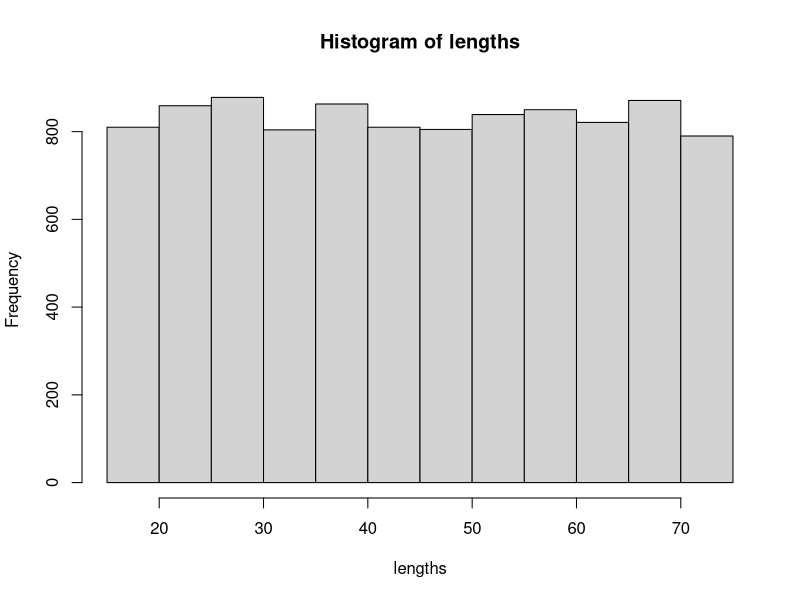
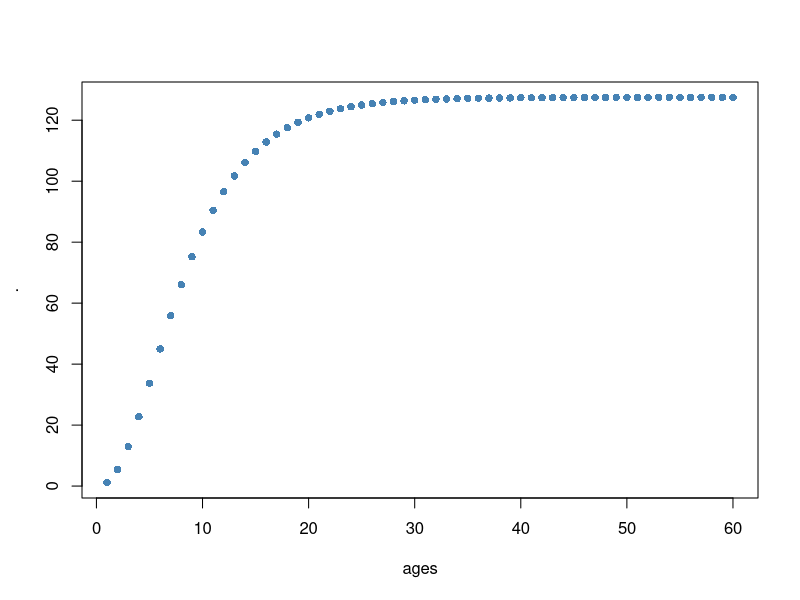

Source code (R) for these figures, in order: (Note: this script raises an error after producing the figures.)
## ---- chunk 1
knitr::opts_chunk$set(echo = TRUE,
                      warning = F,
                      message = F,
                      error = T)
## ---- chunk 2
# This function will not work
LengthWeight <- function(L, a, b){
  W = a * (L ^ b)
}
## ---- chunk 3
LengthWeight(L = 30, a = 0.0002, b = 3.05)
## ---- chunk 4
LengthWeight <- function(L, a, b){
  W = a * (L ^ b)
  return(W)
}

LengthWeight(L = 30, a = 0.0002, b = 3.05)
## ---- chunk 5
LengthWeight <- function(L, a, b){
  a * (L ^ b)
}

LengthWeight(L = 30, a = 0.0002, b = 3.05)
## ---- chunk 6
LengthWeight <- function(L = 30, a = 0.0002, b = 3.05){
  W = a * (L ^ b)
  return(W)
}

LengthWeight()
## ---- chunk 7
LengthWeight(L = 45, a = 0.001, b = 3.1)
## ---- chunk 8
set.seed(43) # Set a random seed to obtain consistent random numbers
lengths <- runif(n = 10000, min = 15, max = 75) # Get 1000 lengths
hist(lengths)
## ---- chunk 9
# WRONG!

ptm <- proc.time()
weights <- numeric(length = 10000)
for (i in 1:10000){
  weights[i] <- LengthWeight(L = lengths[i])
}

# for loops are VERY slow

proc.time() - ptm
## ---- chunk 10
ptm <- proc.time()
weights <- LengthWeight(L = lengths)
proc.time() - ptm
## ---- chunk 11
VonBert <- function(age, k = 0.2, Linfinity = 80, t0 = -0.2){
  length <- Linfinity * (1 - exp(-k * (age - t0)))
  return(length)
}
## ---- chunk 12
VonBert(age = 5)
## ---- chunk 13
length <- VonBert(age = 5)
LengthWeight(L = length)
# I could have saved the above into a variable, but nah
## ---- chunk 14
LengthWeight(L = VonBert(age = 5))
## ---- chunk 15
library(magrittr)

VonBert(age = 5) %>% 
  LengthWeight()
## ---- chunk 16
age <- 5

age %>% 
  VonBert() %>% 
  LengthWeight()
## ---- chunk 17
ages <- 1:60

ages %>% 
  VonBert() %>% 
  LengthWeight() %>% 
  plot(x = ages, type = "p", col = "steelblue", pch = 16)

## ---- chunk 18
AgeSquare <- function(ages){
  nages <- length(ages)
  for (i in 1:nages){
    print(ages[i]^2)
  }
}
## ---- chunk 19
AgeSquare(ages=1:10)
## ---- chunk 20
age2 <- AgeSquare(ages=1:10)
age2
## ---- chunk 21
AgeLengths <- function(ages, k = 0.2, Linfinity = 80, t0 = -0.2){
  nages <- length(ages)
  for (i in 1:nages){
    print(VonBert(ages[i], k = k, Linfinity = Linfinity, t0 = t0))
  }
}
## ---- chunk 22
AgeLengths(ages=1:10)
## ---- chunk 23
AgeLengths <- function(ages, k = 0.2, Linfinity = 80, t0 = -0.2){
    print(VonBert(ages, k = k, Linfinity = Linfinity, t0 - t0))
}
## ---- chunk 24
AgeLengths(ages=1:10)
## ---- chunk 25
lengths <- AgeLengths(ages=1:10)
lengths
## ---- chunk 26
AgeLengths <- function(ages, k = 0.2, Linfinity = 80, t0 = -0.2){
    return(VonBert(ages, k = k, Linfinity = Linfinity, t0 - t0))
}
## ---- chunk 27
AgeLengths(ages=1:10)
## ---- chunk 28
AgeLengthsVec <- function(ages, k = 0.2, Linfinity = 80, t0 = -0.2){
  nages <- length(ages)
  lengths <- numeric(length = nages)
  for (i in 1:nages){
    lengths[i] <- VonBert(ages[i], k = k, Linfinity = Linfinity, t0 = t0)
  }
  return(lengths)
}
## ---- chunk 29
lengths <- AgeLengthsVec(ages=1:10)
lengths
## ---- chunk 30
AgeLengthsVec <- function(ages, k = 0.2, Linfinity = 80, t0 = -0.2){
  lengths<- VonBert(ages, k = k, Linfinity = Linfinity, t0 = t0)
  return(lengths)
}
## ---- chunk 31
AgeValues <- function(age.vec, k = 0.2, Linfinity = 80, t0 = -0.2, a = 0.0002, b = 3.05){
  lengths <- VonBert(age = age.vec, k = k, Linfinity = Linfinity, t0 = t0)
  weights <- LengthWeight(L = lengths, a = a, b = b)
  
  return(list(lengths, weights))
}
## ---- chunk 32
AgeValues(0:10)
## ---- chunk 33
AgeValues(0:10) %>% 
  plot()
## ---- chunk 34
AgeValues <- function(age.vec, k = 0.2, Linfinity = 80, t0 = -0.2, a = 0.0002, b = 3.05){
  lengths <- VonBert(age = age.vec, k = k, Linfinity = Linfinity, t0 = t0)
  weights <- LengthWeight(L = lengths, a = a, b = b)
  
  return(matrix(c(lengths, weights), ncol = 2))
}
## ---- chunk 35
AgeValues(0:10)
AgeValues(0:10) %>% 
  plot(type = "p", col = "steelblue", pch = 16)
## ---- chunk 36
AgeValues <- function(age.vec, k = 0.2, Linfinity = 80, t0 = -0.2, a = 0.0002, b = 3.05){
  lengths <- VonBert(age = age.vec, k = k, Linfinity = Linfinity, t0 = t0)
  weights <- LengthWeight(L = lengths, a = a, b = b)
  
  return(data.frame(lengths, weights))
}
## ---- chunk 37
AgeValues(0:10)
AgeValues(0:10) %>% 
  plot(col = "steelblue", pch = 16)
## ---- chunk 38
BevHolt <- function(h = 0.5, R0 = 1, S0 = 1){
  alpha <- ((1 - h) / (4 * h * R0)) * S0
  beta <- ((5 * h) - 1) / (4 * h * R0)
  
  Svec <- seq(from = 0, to = S0, length.out = 100)
  Rvec <- Svec / (alpha + (beta * Svec))

  plot(x = Svec, y = Rvec, type = "l", col = "steelblue")
}
## ---- chunk 39
BevHolt()
## ---- chunk 40
BevHolt <- function(h = 0.5, R0 = 1, S0 = 1){
  alpha <- ((1 - h) / (4 * h * R0)) * S0
  beta <- ((5 * h) - 1) / (4 * h * R0)
  
  Svec <- seq(from = 0, to = S0, length.out = 100)
  Rvec <- Svec / (alpha + (beta * Svec))

  results <- data.frame(h = h, Svec = Svec, Rvec = Rvec)
  
  return(results)
}
## ---- chunk 41
BevHolt()
## ---- chunk 42
library(ggplot2)

multiple_h <- BevHolt(h = 0.2) %>% 
  rbind(BevHolt(h = 0.3)) %>%
  rbind(BevHolt(h = 0.4)) %>%
  rbind(BevHolt(h = 0.5)) %>%
  rbind(BevHolt(h = 0.6)) %>%
  rbind(BevHolt(h = 0.7)) %>%
  rbind(BevHolt(h = 0.8)) %>%
  rbind(BevHolt(h = 0.9))


ggplot(data = multiple_h, mapping = aes(x = Svec, y = Rvec, color = h, group = h)) +
  geom_line() +
  theme_bw() +
  scale_color_viridis_c()
## ---- chunk 43
ggplot(data = multiple_h, mapping = aes(x = Svec, y = h, fill = Rvec, z = Rvec)) +
  geom_raster(interpolate = T) +
  geom_contour(color = "black", linetype = "dashed") +
  theme_bw() +
  scale_fill_viridis_c() +
  scale_x_continuous(expand = c(0, 0)) +
  scale_y_continuous(expand = c(0, 0)) +
  geom_point(x = 0.4, y = 0.6, size = 3, fill = "red", color = "black", shape = 21)
## ---- chunk 44
PlotBevHolt <- function(data){
  data %>% 
    ggplot(aes(x = Svec, y = Rvec)) +
    geom_line(linetype = "dashed", size = 1, color = "steelblue") +
    theme_bw()
}
## ---- chunk 45
BevHolt() %>% 
  PlotBevHolt()
## ---- chunk 46
LogisticSel <- function(Lvec = 55, L50 = 40, L95 = 60){
  S <- 1 / (1 + exp(-1* log(19) * ((Lvec - L50) / (L95 - L50))))
  return(S)
}
## ---- chunk 47
LogisticSel()
## ---- chunk 48
LogisticSel(Lvec = 0:100) %>% 
  plot(col = "steelblue", pch = 16)
